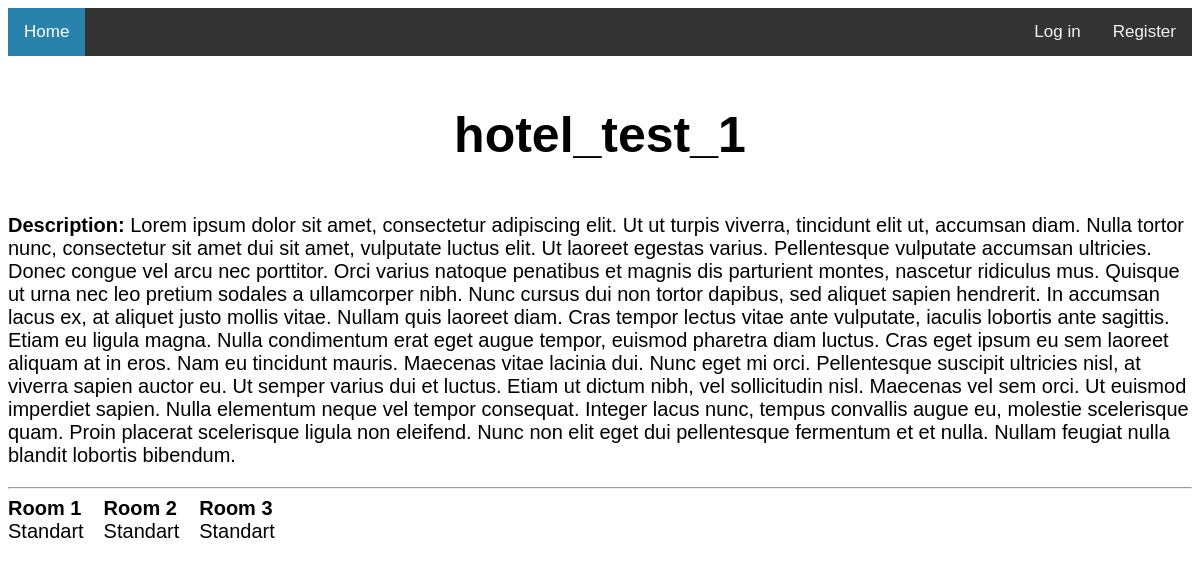
The page /hotel/hotel_test_1/ on the database its author committed.
### appname/models.py (models this page shows, shortened)
class Hotel(models.Model):
    name = models.CharField(max_length=20, unique=True)
    description = models.TextField()

class Room(models.Model):
    number = models.IntegerField()
    room_type = models.CharField(max_length=20)
    description = models.TextField()
    hotel = models.ForeignKey(Hotel, on_delete=models.CASCADE, related_name='rooms')

### appname/views.py (the view, shortened to what this page needs)
# urls.py: path('hotel/<str:hotel_name>/', views.hotel_page, name='hotel_page'),
def hotel_page(request, hotel_name):
    hotel = Hotel.objects.get(name=hotel_name)
    rooms = hotel.rooms.all()
    context={
        "hotel":hotel,
        "rooms":rooms,
    }
    return render(
            request,
            template_name="hotel_page.html",
            context=context
    )

### templates/hotel_page.html (shortened to what this page needs)
<!DOCTYPE html>
<html>
<head>
    {%load static%}
    <link rel="stylesheet" href="{% static 'css/links.css' %}">
</head>
<body style="font-family: 'Trebuchet MS', sans-serif;">
    {%include 'header.html' %}
    <div>
    <p style="text-align: center;font-size: 50px;font-weight: 600;">{{hotel.name}}</p>
    </div>
    <p style="font-size: 20px;"><b>Description:</b> {{hotel.description}}</p>
    <hr>
    <div class="bbbbb" style="display: flex;">
    {%for room in rooms%}
    <div style="font-size: 20px;margin-right: 20px;">
        <a class='aaaaa' href="{% url 'room_page' room.id %}">
        <div><b>Room {{room.number}}</b></div>
        <div>{{room.room_type}}</div>
        </a>
    </div>
    {%endfor%}
    </div>
</body>
</html>

### templates/header.html
{%load static%}
<link rel="stylesheet" href="{% static 'css/top_navigation.css' %}">
<div class="topnav">
    <a class="active" href="{% url 'main_page' %}">Home</a>
    {% if request.user.is_authenticated %}
    <a class="right" href="{% url 'logout' %}">Log out</a>
    <a class="right" href="{% url 'my_reservations' %}">Reservations</a>
    {% else %}
    <a class="right" href="{% url 'register' %}">Register</a>
    <a class="right" href="{% url 'login' %}">Log in</a>
    {% endif %}
</div>

### static/css/links.css (style rules this page uses)
.aaaaa { color: #000000; text-decoration: none; }

### static/css/top_navigation.css (style rules this page uses)
.topnav { background-color: #353435; overflow: hidden; }
.topnav a { float: left; color: #f2f2f2; text-align: center; padding: 14px 16px; text-decoration: none; font-size: 17px; }
.topnav a.right { float: right; color: #f2f2f2; text-align: center; padding: 14px 16px; text-decoration: none; font-size: 17px; }
.topnav a.active { background-color: #2882ac; color: white; }

### rows shown on the page
Hotel: name "hotel_test_1", description "Lorem ipsum dolor sit amet, consectetur adipiscing elit. Ut ut turpis viverra, tincidunt elit ut, accumsan diam. Nulla tortor nunc, consectetur sit amet dui sit amet, vulputate luctus elit. Ut laoreet egestas varius. Pellentesque vulputate accumsan ultricies. Donec congue vel arcu nec porttitor. Orci varius natoque penatibus et magnis dis parturient montes, nascetur ridiculus mus. Quisque ut urna nec leo pretium sodales a ullamcorper nibh. Nunc cursus dui non tortor dapibus, sed aliquet sapien hendrerit. In accumsan lacus ex, at aliquet justo mollis vitae. Nullam quis laoreet diam. Cras tempor lectus vitae ante vulputate, iaculis lobortis ante sagittis. Etiam eu ligula magna. Nulla…"
Room: number "1", room_type "Standart"
Room: number "2", room_type "Standart"
Room: number "3", room_type "Standart"
